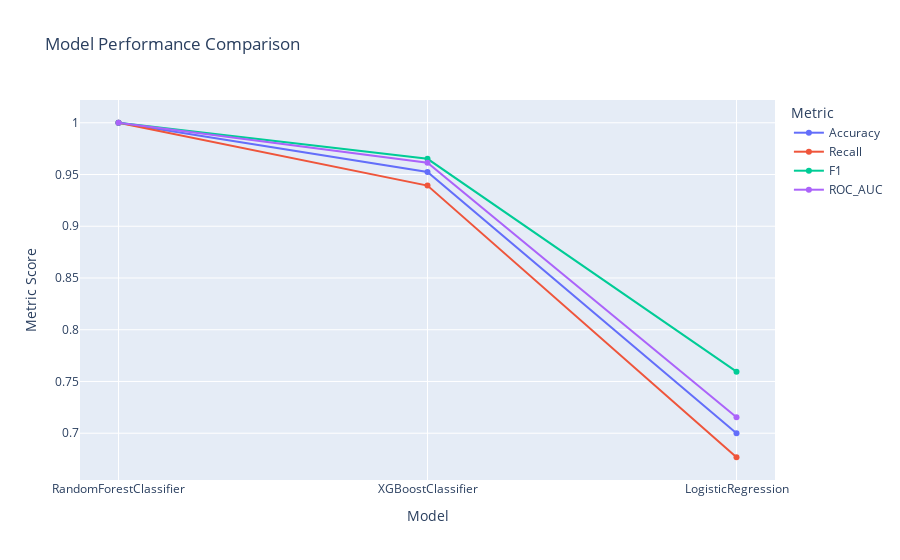

Notebook cell for this chart:
### Code cell
final_melted = final.melt(id_vars='Algorithms', value_vars=['Accuracy', 'Recall', 'F1','ROC_AUC'], var_name='Metric', value_name='Score')
fig = px.line(final_melted, x='Algorithms', y='Score', color='Metric', markers=True, title='Model Performance Comparison', labels={'Score': 'Metric Score', 'Algorithms': 'Model'})
fig.show()

### Figure 1 — Plotly figure (JSON) as saved in the notebook; plotly's stock layout.template omitted (floating-point values rounded to 4 significant figures)
{"data": [{"hovertemplate": "Metric=Accuracy<br>Model=%{x}<br>Metric Score=%{y}<extra></extra>", "legendgroup": "Accuracy", "line": {"color": "#636efa", "dash": "solid"}, "marker": {"symbol": "circle"}, "mode": "lines+markers", "name": "Accuracy", "orientation": "v", "showlegend": true, "type": "scatter", "x": ["RandomForestClassifier", "XGBoostClassifier", "LogisticRegression"], "xaxis": "x", "y": [1.0, 0.9525, 0.7], "yaxis": "y"}, {"hovertemplate": "Metric=Recall<br>Model=%{x}<br>Metric Score=%{y}<extra></extra>", "legendgroup": "Recall", "line": {"color": "#EF553B", "dash": "solid"}, "marker": {"symbol": "circle"}, "mode": "lines+markers", "name": "Recall", "orientation": "v", "showlegend": true, "type": "scatter", "x": ["RandomForestClassifier", "XGBoostClassifier", "LogisticRegression"], "xaxis": "x", "y": [1.0, 0.9393, 0.6768], "yaxis": "y"}, {"hovertemplate": "Metric=F1<br>Model=%{x}<br>Metric Score=%{y}<extra></extra>", "legendgroup": "F1", "line": {"color": "#00cc96", "dash": "solid"}, "marker": {"symbol": "circle"}, "mode": "lines+markers", "name": "F1", "orientation": "v", "showlegend": true, "type": "scatter", "x": ["RandomForestClassifier", "XGBoostClassifier", "LogisticRegression"], "xaxis": "x", "y": [1.0, 0.9651, 0.7595], "yaxis": "y"}, {"hovertemplate": "Metric=ROC_AUC<br>Model=%{x}<br>Metric Score=%{y}<extra></extra>", "legendgroup": "ROC_AUC", "line": {"color": "#ab63fa", "dash": "solid"}, "marker": {"symbol": "circle"}, "mode": "lines+markers", "name": "ROC_AUC", "orientation": "v", "showlegend": true, "type": "scatter", "x": ["RandomForestClassifier", "XGBoostClassifier", "LogisticRegression"], "xaxis": "x", "y": [1.0, 0.9613, 0.7155], "yaxis": "y"}], "layout": {"legend": {"title": {"text": "Metric"}, "tracegroupgap": 0}, "title": {"text": "Model Performance Comparison"}, "xaxis": {"anchor": "y", "domain": [0, 1], "title": {"text": "Model"}}, "yaxis": {"anchor": "x", "domain": [0, 1], "title": {"text": "Metric Score"}}}}
